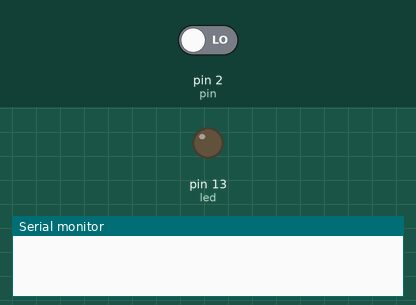
This sketch was run on a simulated Arduino Uno, built with avr-gcc and run on an emulated ATmega328P. On the bench: output pins drawn as LEDs (lit = HIGH), the last lines printed to the serial monitor. The inputs (shaded band) are chosen by the test bench; at power-on: pin 2 (pin) LOW.

Above: at 1.2 s.
1.3 s: pin 2 (pin) driven HIGH
At 2.5 s:
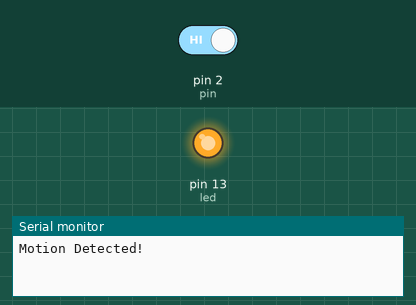
2.8 s: pin 2 (pin) driven LOW
At 3.7 s:
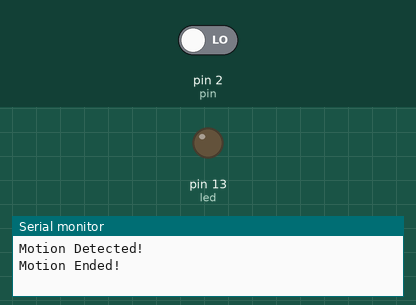
Timing chart, 0 to 5.8 s (numbered marks = the images above; inputs shaded):
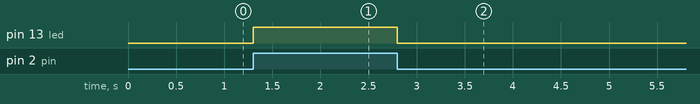

Measured:
- after the input at 1.3 s, pin 13 (led): LOW → HIGH at once
- after the input at 2.8 s, pin 13 (led): HIGH → LOW at once

The sketch:

pirsensor.ino
```cpp
int led = 13;
int pin = 2;

int value = 0;
int pirState = LOW;

void setup() {
  pinMode(led, OUTPUT);
  pinMode(pin, INPUT);
  Serial.begin(3000);
}

void loop() {

  value = digitalRead(pin);

  if (value == HIGH) {
    digitalWrite(led, HIGH);

    if (pirState == LOW) {
      Serial.println("Motion Detected!");
      pirState = HIGH;
    }
  }else{
    digitalWrite(led, LOW);

    if(pirState == HIGH){
      Serial.println("Motion Ended!");
      pirState = LOW;
      }
    }
}
```
